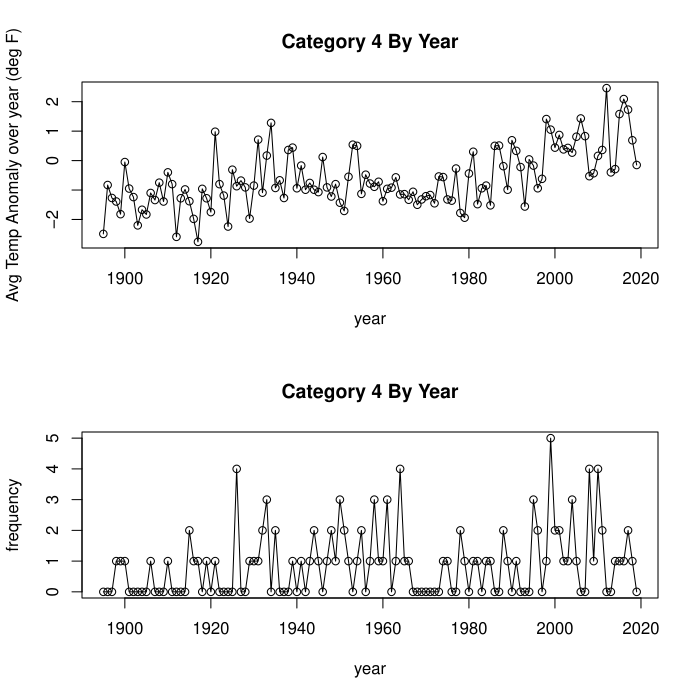

Write R code to recreate this figure.
################################################################################################
## read year-wise index data
df_nti_year = read.csv('data/climdiv_NatTempIndex_by_year.csv', header = TRUE, sep = "\t")
head(df_nti_year)

## read category 4 year-wise data
df_cat4_year_full = read.csv('data/category4_by_year.csv', header = TRUE, sep = "\t")
df_cat4_year = df_cat4_year_full[(df_cat4_year_full$Year > 1894 & df_cat4_year_full$Year < 2020),]
head(df_cat4_year)

# category 4 year-wise analysis
par(mfrow=c(2,1))
plot(df_nti_year$Year, df_nti_year$Avg_Temp_Anomaly_degree_F, type="o", xlab="year", 
	ylab="Avg Temp Anomaly over year (deg F)", main="Category 4 By Year")
plot(df_cat4_year$Year, df_cat4_year$Frequency, type="o", xlab="year", ylab="frequency", main="Category 4 By Year")

print('------------------ category 4 year-wise correlation test -----------------------------')
cor.test(df_nti_year$Avg_Temp_Anomaly_degree_F, df_cat4_year$Frequency, method = "pearson")
cor.test(df_nti_year$Avg_Temp_Anomaly_degree_F, df_cat4_year$Frequency, method = "kendall")
cor.test(df_nti_year$Avg_Temp_Anomaly_degree_F, df_cat4_year$Frequency, method = "spearman")

## read category 5 year-wise data
df_cat5_year_full = read.csv('data/category5_by_year.csv', header = TRUE, sep = "\t")
df_cat5_year = df_cat5_year_full[(df_cat4_year_full$Year > 1894 & df_cat4_year_full$Year < 2020),]
head(df_cat5_year)

# category 5 year-wise analysis
par(mfrow=c(2,1))
plot(df_nti_year$Year, df_nti_year$Avg_Temp_Anomaly_degree_F, type="o", xlab="year", 
	ylab="Avg Temp Anomaly over year (deg F)", main="Category 5 By Year")
plot(df_cat5_year$Year, df_cat5_year$Frequency, type="o", xlab="year", ylab="frequency", main="Category 5 By Year")

print('------------------ category 5 year-wise correlation test -----------------------------')
cor.test(df_nti_year$Avg_Temp_Anomaly_degree_F, df_cat5_year$Frequency, method = "pearson")
cor.test(df_nti_year$Avg_Temp_Anomaly_degree_F, df_cat5_year$Frequency, method = "kendall")
cor.test(df_nti_year$Avg_Temp_Anomaly_degree_F, df_cat5_year$Frequency, method = "spearman")


#################################################################################################
## read decade-wise index data
df_nti_decade = read.csv('data/climdiv_NatTempIndex_by_decade.csv', header = TRUE, sep = "\t")
head(df_nti_decade)

## read category4 decade-wise data
df_cat4_decade_full = read.csv('data/category4_by_decade.csv', header = TRUE, sep = "\t")
df_cat4_decade = df_cat4_decade_full[(df_cat4_decade_full$Decade > 1880 & df_cat4_decade_full$Decade < 2020),]
head(df_cat4_decade)

# category 4 decade-wise analysis
plot(df_nti_decade$Decade, df_nti_decade$Avg_Temp_Anomaly_degree_F, type="o", xlab="decade", 
	ylab="Avg Temp Anomaly over decade (deg F)", main="Category 4 By Decade")
plot(df_cat4_decade$Decade, df_cat4_decade$Frequency, type="o", xlab="decade", ylab="frequency over decade", 
	main="Category 4 By Decade")

print('------------------ category 4 decade-wise correlation test -----------------------------')
cor.test(df_nti_decade$Avg_Temp_Anomaly_degree_F, df_cat4_decade$Frequency, method = "pearson")
cor.test(df_nti_decade$Avg_Temp_Anomaly_degree_F, df_cat4_decade$Frequency, method = "kendall")
cor.test(df_nti_decade$Avg_Temp_Anomaly_degree_F, df_cat4_decade$Frequency, method = "spearman")

## read category 5 decade-wise data
df_cat5_decade_full = read.csv('data/category5_by_decade.csv', header = TRUE, sep = "\t")
df_cat5_decade = df_cat5_decade_full[(df_cat4_decade_full$Decade > 1880 & df_cat4_decade_full$Decade < 2020),]
head(df_cat5_decade)

# category 5 decade-wise analysis
par(mfrow=c(2,1))
plot(df_nti_decade$Decade, df_nti_decade$Avg_Temp_Anomaly_degree_F, type="o", xlab="decade", 
	ylab="Avg Temp Anomaly over decade (deg F)", main="Category 5 By decade")
plot(df_cat5_decade$Decade, df_cat5_decade$Frequency, type="o", xlab="decade", 
	ylab="frequency over decade", main="Category 5 By decade")

print('------------------ category 5 decade-wise correlation test -----------------------------')
cor.test(df_nti_decade$Avg_Temp_Anomaly_degree_F, df_cat5_decade$Frequency, method = "pearson")
cor.test(df_nti_decade$Avg_Temp_Anomaly_degree_F, df_cat5_decade$Frequency, method = "kendall")
cor.test(df_nti_decade$Avg_Temp_Anomaly_degree_F, df_cat5_decade$Frequency, method = "spearman")
